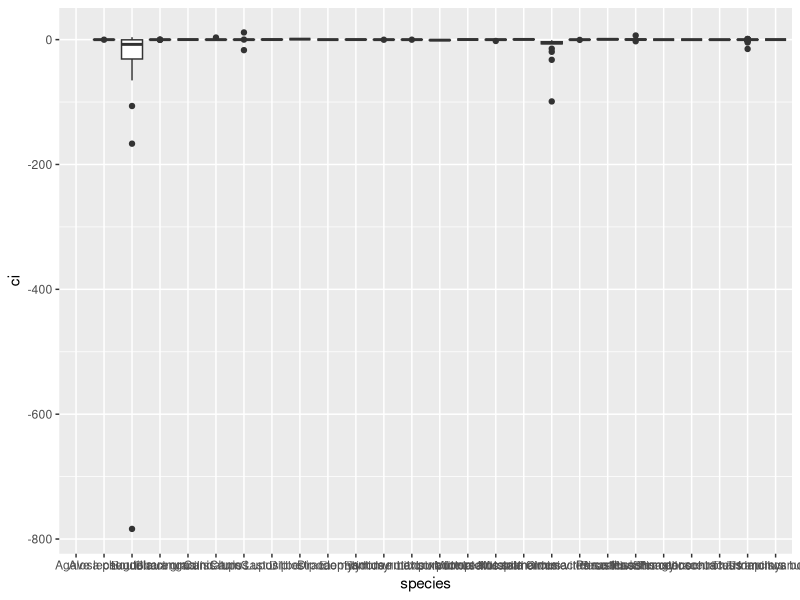

The R script that drew this image:
## ---- chunk 1
library(ggplot2)
library(dplyr)


keystone <- read.csv("FINALDATABASE.xlsx - Master Data.csv")
## ---- chunk 2
ggplot(keystone, color = "ecosystem type", aes(x =  species, y = ci)) +
  geom_boxplot()
